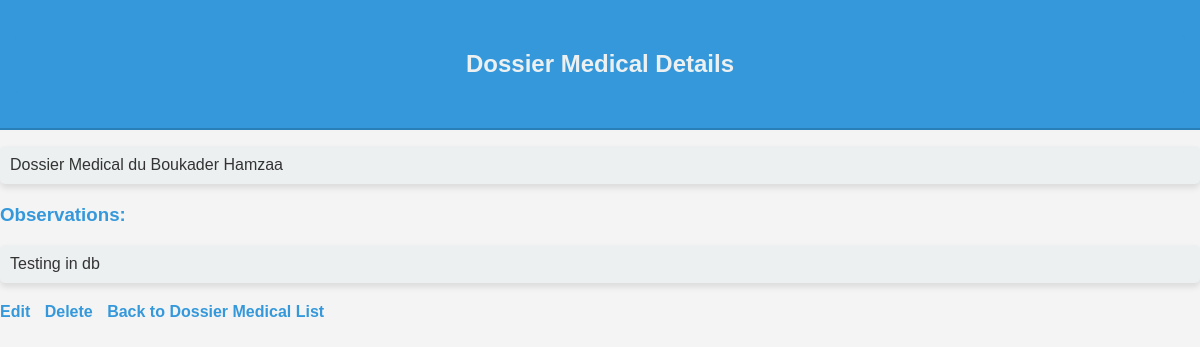
Screenshot of /dossiermedical/1/ with the database file from the repository.
### clinicHub/models.py (models this page shows, shortened)
class DossierMedical(models.Model):
    ID_Dossier = models.AutoField(primary_key=True)
    Patient = models.OneToOneField(Patient,on_delete=models.CASCADE)
    DateCreation = models.DateField(auto_now_add=True, null=True, blank=True)
    Observations = models.ManyToManyField(Observation, blank=True)
    def __str__(self):
        return  'Dossier Medical du '+self.Patient.Nom +' '+self.Patient.Prenom

class Person(models.Model):
    ID_Person = models.AutoField(primary_key=True)
    Nom = models.CharField(max_length=(50))
    Prenom = models.CharField(max_length=(50))
    DateNaissance = models.DateField(default='2000-01-01')
    sexe = models.CharField(max_length=(50))
    Adresse = models.CharField(max_length=(50))
    num_tel = models.IntegerField(default=0)
    email = models.EmailField(default="test@domain.com")

class Observation(models.Model):
        ID_Observation = models.AutoField(primary_key=True)
        Description=models.CharField(max_length=(50))
        Rendez_Vous = models.OneToOneField(Rendez_Vous, on_delete=models.CASCADE)

### clinicHub/views.py (the view)
# urls.py: path('dossiermedical/<int:pk>/', views.DossierMedicalCRUDView.dossiermedical_detail, name='dossiermedical_detail'),
    def dossiermedical_detail(request, pk):
        template_detail = 'dossiermedical/Details.html'
        dossiermedical = get_object_or_404(DossierMedical, pk=pk)
        return render(request, template_detail, {'dossiermedical': dossiermedical})

### clinicHub/templates/dossiermedical/Details.html (shortened to what this page needs)
<!DOCTYPE html>
<html lang="en">
  <head>
  </head>
  <body>
    <header>
      <h2>Dossier Medical Details</h2>
    </header>
    <p>{{ dossiermedical }}</p>
    <h3>Observations:</h3>
    {% for observation in dossiermedical.Observations.all %}
    <p>{{ observation.Description }}</p>
    {% endfor %}
    <a href="{% url 'update_dossiermedical' pk=dossiermedical.pk %}">Edit</a>
    <a href="{% url 'delete_dossiermedical' pk=dossiermedical.pk %}">Delete</a>
    <a href="{% url 'dossiermedical_list' %}">Back to Dossier Medical List</a>
  </body>
</html>

### clinicHub/templates/dossiermedical/Details.html (style rules this page uses)
body { font-family: "Arial", sans-serif; margin: 0; padding: 0; background-color: #f4f4f4; color: #333; }
header { background-color: #3498db; color: #ecf0f1; text-align: center; padding: 15px; border-bottom: 2px solid #2980b9; }
h2 { background-color: #3498db; color: #ecf0f1; padding: 15px; border-radius: 5px; margin-bottom: 20px; text-align: center; }
p { background-color: #ecf0f1; padding: 10px; margin-bottom: 10px; border-radius: 5px; box-shadow: 0 4px 6px rgba(0, 0, 0, 0.1); }
h3 { color: #3498db; margin-top: 20px; }
a { color: #3498db; text-decoration: none; font-weight: bold; display: inline-block; margin-top: 10px; text-align: center; transition: color 0.3s; margin-right: 10px; }

### rows the page displays
DossierMedical: Patient.Prenom "Dossier Medical du Boukader Hamzaa"
Observation: Description "Testing in db"
